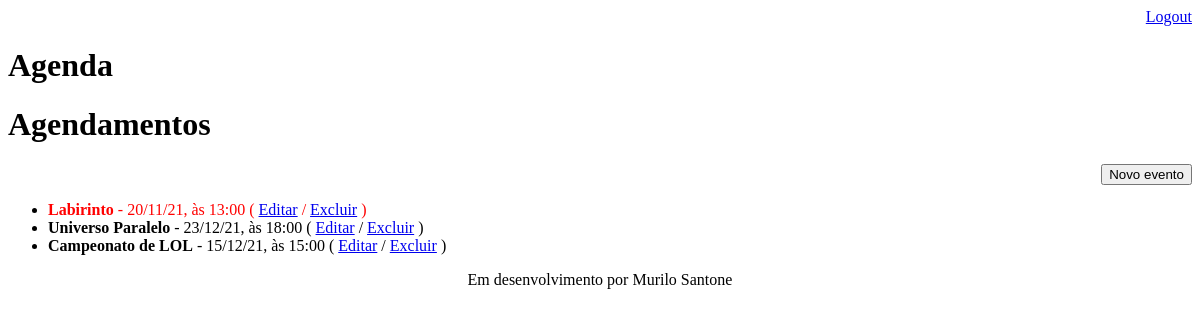
Page /agenda/ (signed in) on the earlier database version.
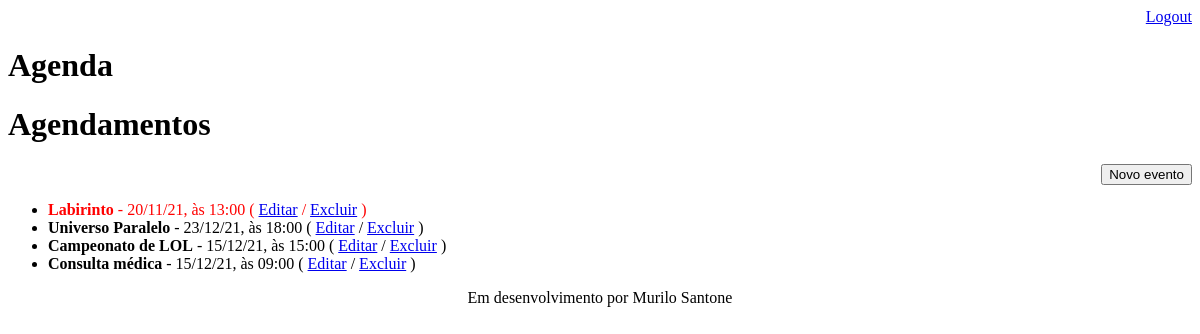
Same page on the later database version.
### core/models.py (models this page shows, shortened)
class Evento(models.Model):
    titulo = models.CharField(max_length=100)
    descricao = models.TextField(blank=True, null=True)
    data_evento = models.DateTimeField(verbose_name="Data do evento")
    data_criacao = models.DateTimeField(auto_now=True)
    usuario = models.ForeignKey(User, on_delete=models.CASCADE)
    class Meta:
        db_table = 'evento'
    def get_data_evento(self):
        return self.data_evento.strftime('%d/%m/%y, às %H:%M')
    def get_evento_atrasado(self):
        if self.data_evento < datetime.now():
            return True
        else:
            return False

### core/views.py (the view)
# urls.py: path('agenda/', views.lista_eventos),
@login_required(login_url='/login/')
def lista_eventos(request):
    usuario = request.user
    eventos = Evento.objects.filter(usuario=usuario)
    dados = {'eventos': eventos}
    return render(request, 'agenda.html', dados)

### templates/agenda.html
{% extends "model-page.html" %}
{% block content %}
<h1>Agendamentos</h1>
    <div align="right">
        <a href="evento/">
            <button type="button">Novo evento</button>
        </a>
    </div>
    <ul>
    {% for evento in eventos %}
        <li>
            <div style= {% if evento.get_evento_atrasado %}
                                "color:red"
                        {% endif %}>
                <b>{{ evento.titulo }}</b> - {{ evento.get_data_evento }}
                ( <a href="evento/?id={{ evento.id }}">Editar</a> / <a href="evento/delete/{{ evento.id }}">Excluir</a> )
            </div>
        </li>
    {% endfor %}
    </ul>
{% endblock %}

Differences in the rows shown:
added Evento: titulo "Consulta médica", get_data_evento "15/12/21, às 09:00"
